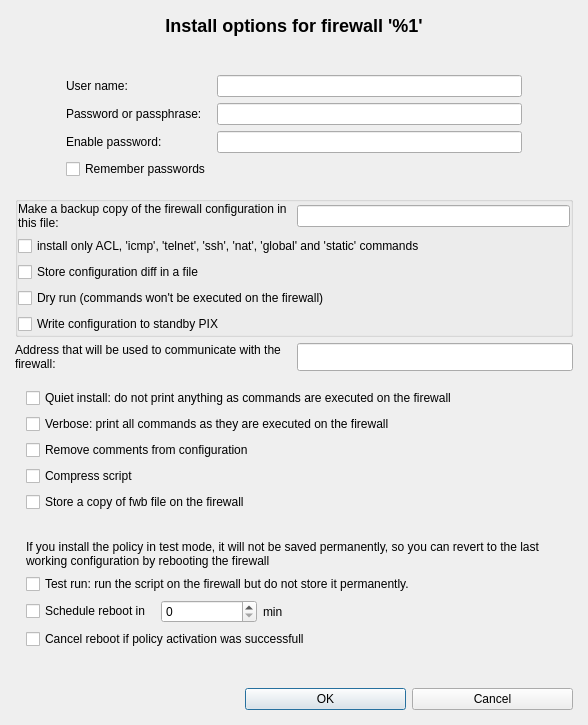
<?xml version="1.0" encoding="UTF-8"?>
<ui version="4.0">
 <class>instOptionsDialog_q</class>
 <widget class="QDialog" name="instOptionsDialog_q">
  <property name="geometry">
   <rect>
    <x>0</x>
    <y>0</y>
    <width>588</width>
    <height>681</height>
   </rect>
  </property>
  <property name="sizePolicy">
   <sizepolicy hsizetype="Preferred" vsizetype="Preferred">
    <horstretch>0</horstretch>
    <verstretch>0</verstretch>
   </sizepolicy>
  </property>
  <property name="maximumSize">
   <size>
    <width>32767</width>
    <height>32767</height>
   </size>
  </property>
  <property name="focusPolicy">
   <enum>Qt::StrongFocus</enum>
  </property>
  <property name="windowTitle">
   <string>Install options</string>
  </property>
  <property name="sizeGripEnabled">
   <bool>false</bool>
  </property>
  <layout class="QGridLayout">
   <property name="margin">
    <number>4</number>
   </property>
   <item row="0" column="0">
    <widget class="QFrame" name="titleFrame">
     <property name="sizePolicy">
      <sizepolicy hsizetype="Preferred" vsizetype="Fixed">
       <horstretch>0</horstretch>
       <verstretch>0</verstretch>
      </sizepolicy>
     </property>
     <property name="maximumSize">
      <size>
       <width>32767</width>
       <height>32767</height>
      </size>
     </property>
     <property name="frameShape">
      <enum>QFrame::NoFrame</enum>
     </property>
     <property name="frameShadow">
      <enum>QFrame::Plain</enum>
     </property>
     <layout class="QHBoxLayout">
      <item>
       <widget class="QLabel" name="dialogTitleLine">
        <property name="text">
         <string>&lt;p align=&quot;center&quot;&gt;&lt;b&gt;&lt;font size=&quot;+2&quot;&gt;Install options for firewall '%1'&lt;/font&gt;&lt;/b&gt;&lt;/p&gt;</string>
        </property>
        <property name="wordWrap">
         <bool>false</bool>
        </property>
       </widget>
      </item>
     </layout>
    </widget>
   </item>
   <item row="2" column="0">
    <widget class="QFrame" name="buttonsFrame">
     <property name="sizePolicy">
      <sizepolicy hsizetype="Preferred" vsizetype="Fixed">
       <horstretch>0</horstretch>
       <verstretch>0</verstretch>
      </sizepolicy>
     </property>
     <property name="maximumSize">
      <size>
       <width>32767</width>
       <height>32767</height>
      </size>
     </property>
     <property name="frameShape">
      <enum>QFrame::NoFrame</enum>
     </property>
     <property name="frameShadow">
      <enum>QFrame::Plain</enum>
     </property>
     <layout class="QGridLayout">
      <item row="0" column="1">
       <widget class="QPushButton" name="okButton">
        <property name="text">
         <string>OK</string>
        </property>
       </widget>
      </item>
      <item row="0" column="2">
       <widget class="QPushButton" name="cancelButton">
        <property name="text">
         <string>Cancel</string>
        </property>
       </widget>
      </item>
      <item row="0" column="0">
       <spacer>
        <property name="orientation">
         <enum>Qt::Vertical</enum>
        </property>
        <property name="sizeType">
         <enum>QSizePolicy::Expanding</enum>
        </property>
        <property name="sizeHint" stdset="0">
         <size>
          <width>230</width>
          <height>20</height>
         </size>
        </property>
       </spacer>
      </item>
     </layout>
    </widget>
   </item>
   <item row="1" column="0">
    <widget class="QFrame" name="mainBox">
     <property name="sizePolicy">
      <sizepolicy hsizetype="Preferred" vsizetype="Minimum">
       <horstretch>0</horstretch>
       <verstretch>0</verstretch>
      </sizepolicy>
     </property>
     <property name="frameShape">
      <enum>QFrame::NoFrame</enum>
     </property>
     <property name="frameShadow">
      <enum>QFrame::Plain</enum>
     </property>
     <layout class="QGridLayout">
      <item row="4" column="0" colspan="2">
       <widget class="QFrame" name="testOptionsBox">
        <property name="sizePolicy">
         <sizepolicy hsizetype="Preferred" vsizetype="Fixed">
          <horstretch>0</horstretch>
          <verstretch>0</verstretch>
         </sizepolicy>
        </property>
        <property name="frameShape">
         <enum>QFrame::NoFrame</enum>
        </property>
        <property name="frameShadow">
         <enum>QFrame::Plain</enum>
        </property>
        <layout class="QGridLayout">
         <item row="2" column="2">
          <widget class="QLabel" name="rollbackTimeUnit">
           <property name="text">
            <string>min</string>
           </property>
           <property name="wordWrap">
            <bool>false</bool>
           </property>
          </widget>
         </item>
         <item row="2" column="1">
          <widget class="QSpinBox" name="rollbackTime">
           <property name="maximum">
            <number>99999</number>
           </property>
          </widget>
         </item>
         <item row="2" column="3" colspan="2">
          <spacer>
           <property name="orientation">
            <enum>Qt::Vertical</enum>
           </property>
           <property name="sizeType">
            <enum>QSizePolicy::Expanding</enum>
           </property>
           <property name="sizeHint" stdset="0">
            <size>
             <width>140</width>
             <height>20</height>
            </size>
           </property>
          </spacer>
         </item>
         <item row="1" column="0" colspan="4">
          <widget class="QCheckBox" name="testRun">
           <property name="text">
            <string>Test run: run the script on the firewall but do not store it permanently.</string>
           </property>
          </widget>
         </item>
         <item row="1" column="4">
          <spacer>
           <property name="orientation">
            <enum>Qt::Vertical</enum>
           </property>
           <property name="sizeType">
            <enum>QSizePolicy::Expanding</enum>
           </property>
           <property name="sizeHint" stdset="0">
            <size>
             <width>30</width>
             <height>20</height>
            </size>
           </property>
          </spacer>
         </item>
         <item row="2" column="0">
          <widget class="QCheckBox" name="rollback">
           <property name="toolTip">
            <string>Rebooting the firewall will restore its original policy. To cancel reboot, install the policy with &quot;test run&quot; option turned off</string>
           </property>
           <property name="text">
            <string>Schedule reboot in </string>
           </property>
          </widget>
         </item>
         <item row="0" column="0" colspan="5">
          <widget class="QLabel" name="textLabel1">
           <property name="text">
            <string>If you install the policy in test mode, it will not be saved permanently, so you can revert to the last working configuration by rebooting the firewall</string>
           </property>
           <property name="alignment">
            <set>Qt::AlignVCenter</set>
           </property>
           <property name="wordWrap">
            <bool>true</bool>
           </property>
          </widget>
         </item>
         <item row="3" column="0" colspan="5">
          <widget class="QCheckBox" name="cancelRollbackIfSuccess">
           <property name="text">
            <string>Cancel reboot if policy activation was successfull</string>
           </property>
          </widget>
         </item>
        </layout>
       </widget>
      </item>
      <item row="3" column="0" colspan="2">
       <widget class="QFrame" name="generalOptionsBox">
        <property name="sizePolicy">
         <sizepolicy hsizetype="Preferred" vsizetype="Fixed">
          <horstretch>0</horstretch>
          <verstretch>0</verstretch>
         </sizepolicy>
        </property>
        <property name="frameShape">
         <enum>QFrame::NoFrame</enum>
        </property>
        <property name="frameShadow">
         <enum>QFrame::Plain</enum>
        </property>
        <layout class="QGridLayout">
         <item row="0" column="0">
          <widget class="QCheckBox" name="quiet">
           <property name="text">
            <string>Quiet install: do not print anything as commands are executed on the firewall</string>
           </property>
          </widget>
         </item>
         <item row="1" column="0">
          <widget class="QCheckBox" name="verbose">
           <property name="text">
            <string>Verbose: print all commands as they are executed on the firewall</string>
           </property>
          </widget>
         </item>
         <item row="2" column="0">
          <widget class="QCheckBox" name="stripComments">
           <property name="text">
            <string>Remove comments from configuration</string>
           </property>
          </widget>
         </item>
         <item row="3" column="0">
          <widget class="QCheckBox" name="compressScript">
           <property name="text">
            <string>Compress script</string>
           </property>
          </widget>
         </item>
         <item row="4" column="0">
          <widget class="QCheckBox" name="copyFWB">
           <property name="text">
            <string>Store a copy of fwb file on the firewall</string>
           </property>
          </widget>
         </item>
        </layout>
       </widget>
      </item>
      <item row="2" column="0">
       <widget class="QLabel" name="altAddressLabel">
        <property name="sizePolicy">
         <sizepolicy hsizetype="Expanding" vsizetype="Preferred">
          <horstretch>0</horstretch>
          <verstretch>0</verstretch>
         </sizepolicy>
        </property>
        <property name="text">
         <string>Address that will be used to communicate with the firewall:</string>
        </property>
        <property name="alignment">
         <set>Qt::AlignVCenter</set>
        </property>
        <property name="wordWrap">
         <bool>true</bool>
        </property>
       </widget>
      </item>
      <item row="2" column="1">
       <widget class="QLineEdit" name="altAddress">
        <property name="minimumSize">
         <size>
          <width>200</width>
          <height>0</height>
         </size>
        </property>
        <property name="maximumSize">
         <size>
          <width>32767</width>
          <height>32767</height>
         </size>
        </property>
       </widget>
      </item>
      <item row="1" column="0" colspan="2">
       <widget class="QGroupBox" name="PIXgroupBox">
        <property name="sizePolicy">
         <sizepolicy hsizetype="Preferred" vsizetype="Fixed">
          <horstretch>0</horstretch>
          <verstretch>0</verstretch>
         </sizepolicy>
        </property>
        <property name="title">
         <string/>
        </property>
        <property name="flat">
         <bool>false</bool>
        </property>
        <layout class="QGridLayout">
         <property name="margin">
          <number>0</number>
         </property>
         <item row="5" column="0" colspan="2">
          <widget class="QCheckBox" name="saveStandby">
           <property name="text">
            <string>Write configuration to standby PIX</string>
           </property>
          </widget>
         </item>
         <item row="4" column="0" colspan="2">
          <widget class="QCheckBox" name="test">
           <property name="text">
            <string>Dry run (commands won't be executed on the firewall)</string>
           </property>
          </widget>
         </item>
         <item row="3" column="0" colspan="2">
          <widget class="QCheckBox" name="saveDiff">
           <property name="text">
            <string>Store configuration diff in a file</string>
           </property>
          </widget>
         </item>
         <item row="2" column="0" colspan="2">
          <widget class="QCheckBox" name="incr">
           <property name="toolTip">
            <string>Calculate difference between current firewall state and generated configuration and install only those commands that update state of the firewall</string>
           </property>
           <property name="text">
            <string>install only ACL, 'icmp', 'telnet', 'ssh', 'nat', 'global' and 'static' commands</string>
           </property>
          </widget>
         </item>
         <item row="1" column="0">
          <widget class="QLabel" name="backupConfigFileLbl">
           <property name="sizePolicy">
            <sizepolicy hsizetype="Expanding" vsizetype="Preferred">
             <horstretch>0</horstretch>
             <verstretch>0</verstretch>
            </sizepolicy>
           </property>
           <property name="text">
            <string>Make a backup copy of the firewall configuration in this file:</string>
           </property>
           <property name="alignment">
            <set>Qt::AlignVCenter</set>
           </property>
           <property name="wordWrap">
            <bool>true</bool>
           </property>
          </widget>
         </item>
         <item row="1" column="1">
          <widget class="QLineEdit" name="backupConfigFile">
           <property name="minimumSize">
            <size>
             <width>0</width>
             <height>0</height>
            </size>
           </property>
          </widget>
         </item>
        </layout>
       </widget>
      </item>
      <item row="0" column="0" colspan="2">
       <widget class="QFrame" name="frame15">
        <property name="sizePolicy">
         <sizepolicy hsizetype="Preferred" vsizetype="Fixed">
          <horstretch>0</horstretch>
          <verstretch>0</verstretch>
         </sizepolicy>
        </property>
        <property name="frameShape">
         <enum>QFrame::NoFrame</enum>
        </property>
        <property name="frameShadow">
         <enum>QFrame::Plain</enum>
        </property>
        <layout class="QGridLayout">
         <item row="1" column="2">
          <widget class="QLineEdit" name="pwd"/>
         </item>
         <item row="1" column="1">
          <widget class="QLabel" name="pwdLbl">
           <property name="text">
            <string>Password or passphrase:</string>
           </property>
           <property name="wordWrap">
            <bool>false</bool>
           </property>
          </widget>
         </item>
         <item row="0" column="1">
          <widget class="QLabel" name="unameLbl">
           <property name="text">
            <string>User name:</string>
           </property>
           <property name="wordWrap">
            <bool>false</bool>
           </property>
          </widget>
         </item>
         <item row="0" column="2">
          <widget class="QLineEdit" name="uname"/>
         </item>
         <item row="0" column="3">
          <spacer>
           <property name="orientation">
            <enum>Qt::Vertical</enum>
           </property>
           <property name="sizeType">
            <enum>QSizePolicy::Expanding</enum>
           </property>
           <property name="sizeHint" stdset="0">
            <size>
             <width>40</width>
             <height>20</height>
            </size>
           </property>
          </spacer>
         </item>
         <item row="0" column="0">
          <spacer>
           <property name="orientation">
            <enum>Qt::Vertical</enum>
           </property>
           <property name="sizeType">
            <enum>QSizePolicy::Expanding</enum>
           </property>
           <property name="sizeHint" stdset="0">
            <size>
             <width>40</width>
             <height>20</height>
            </size>
           </property>
          </spacer>
         </item>
         <item row="2" column="2">
          <widget class="QLineEdit" name="epwd"/>
         </item>
         <item row="2" column="1">
          <widget class="QLabel" name="epwdLbl">
           <property name="text">
            <string>Enable password:</string>
           </property>
           <property name="wordWrap">
            <bool>false</bool>
           </property>
          </widget>
         </item>
         <item row="3" column="1">
          <widget class="QCheckBox" name="rememberPass">
           <property name="text">
            <string>Remember passwords</string>
           </property>
          </widget>
         </item>
        </layout>
       </widget>
      </item>
     </layout>
    </widget>
   </item>
  </layout>
 </widget>
 <layoutdefault spacing="6" margin="11"/>
 <tabstops>
  <tabstop>uname</tabstop>
  <tabstop>pwd</tabstop>
  <tabstop>epwd</tabstop>
  <tabstop>backupConfigFile</tabstop>
  <tabstop>incr</tabstop>
  <tabstop>saveDiff</tabstop>
  <tabstop>test</tabstop>
  <tabstop>saveStandby</tabstop>
  <tabstop>altAddress</tabstop>
  <tabstop>quiet</tabstop>
  <tabstop>verbose</tabstop>
  <tabstop>stripComments</tabstop>
  <tabstop>compressScript</tabstop>
  <tabstop>copyFWB</tabstop>
  <tabstop>testRun</tabstop>
  <tabstop>rollback</tabstop>
  <tabstop>rollbackTime</tabstop>
  <tabstop>cancelRollbackIfSuccess</tabstop>
  <tabstop>okButton</tabstop>
  <tabstop>cancelButton</tabstop>
 </tabstops>
 <resources/>
 <connections>
  <connection>
   <sender>okButton</sender>
   <signal>clicked()</signal>
   <receiver>instOptionsDialog_q</receiver>
   <slot>accept()</slot>
   <hints>
    <hint type="sourcelabel">
     <x>262</x>
     <y>702</y>
    </hint>
    <hint type="destinationlabel">
     <x>20</x>
     <y>20</y>
    </hint>
   </hints>
  </connection>
  <connection>
   <sender>cancelButton</sender>
   <signal>clicked()</signal>
   <receiver>instOptionsDialog_q</receiver>
   <slot>reject()</slot>
   <hints>
    <hint type="sourcelabel">
     <x>433</x>
     <y>702</y>
    </hint>
    <hint type="destinationlabel">
     <x>20</x>
     <y>20</y>
    </hint>
   </hints>
  </connection>
 </connections>
</ui>
